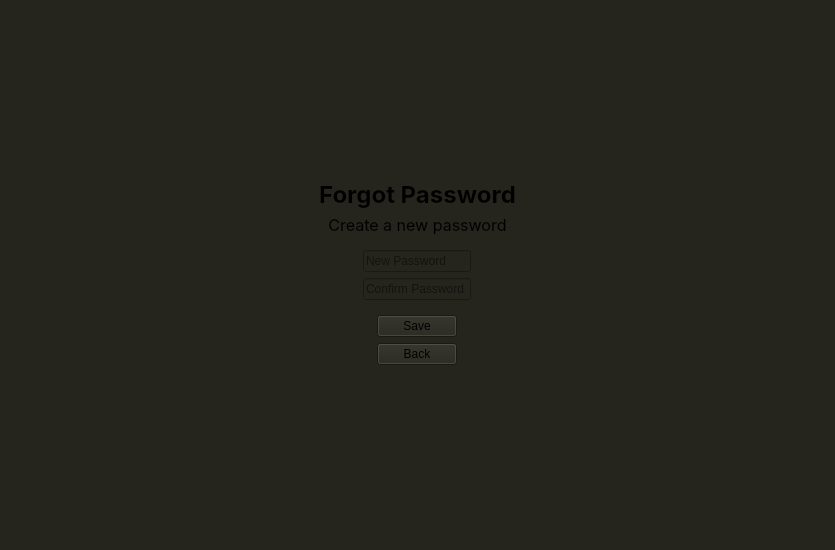
<?xml version="1.0" encoding="UTF-8"?>
<ui version="4.0">
 <class>EnterNewPass</class>
 <widget class="QWidget" name="EnterNewPass">
  <property name="geometry">
   <rect>
    <x>0</x>
    <y>0</y>
    <width>835</width>
    <height>550</height>
   </rect>
  </property>
  <property name="windowTitle">
   <string>Form</string>
  </property>
  <property name="styleSheet">
   <string notr="true">QWidget{background-color: rgb(37, 37, 29);}
QFrame{border: none;}</string>
  </property>
  <layout class="QVBoxLayout" name="verticalLayout">
   <item alignment="Qt::AlignmentFlag::AlignBottom">
    <widget class="QFrame" name="frame">
     <property name="frameShape">
      <enum>QFrame::Shape::StyledPanel</enum>
     </property>
     <property name="frameShadow">
      <enum>QFrame::Shadow::Raised</enum>
     </property>
     <layout class="QVBoxLayout" name="verticalLayout_2">
      <property name="bottomMargin">
       <number>9</number>
      </property>
      <item alignment="Qt::AlignmentFlag::AlignHCenter|Qt::AlignmentFlag::AlignBottom">
       <widget class="QLabel" name="label">
        <property name="sizePolicy">
         <sizepolicy hsizetype="Preferred" vsizetype="Maximum">
          <horstretch>0</horstretch>
          <verstretch>0</verstretch>
         </sizepolicy>
        </property>
        <property name="font">
         <font>
          <family>Inter</family>
          <pointsize>18</pointsize>
          <bold>true</bold>
         </font>
        </property>
        <property name="text">
         <string>Forgot Password</string>
        </property>
        <property name="alignment">
         <set>Qt::AlignmentFlag::AlignBottom|Qt::AlignmentFlag::AlignHCenter</set>
        </property>
       </widget>
      </item>
      <item>
       <widget class="QLabel" name="label_2">
        <property name="sizePolicy">
         <sizepolicy hsizetype="Preferred" vsizetype="Maximum">
          <horstretch>0</horstretch>
          <verstretch>0</verstretch>
         </sizepolicy>
        </property>
        <property name="font">
         <font>
          <family>Inter</family>
          <pointsize>12</pointsize>
          <bold>false</bold>
         </font>
        </property>
        <property name="text">
         <string>Create a new password</string>
        </property>
        <property name="alignment">
         <set>Qt::AlignmentFlag::AlignBottom|Qt::AlignmentFlag::AlignHCenter</set>
        </property>
       </widget>
      </item>
     </layout>
    </widget>
   </item>
   <item alignment="Qt::AlignmentFlag::AlignHCenter">
    <widget class="QLineEdit" name="newPassLineEdit">
     <property name="placeholderText">
      <string>New Password</string>
     </property>
    </widget>
   </item>
   <item alignment="Qt::AlignmentFlag::AlignHCenter">
    <widget class="QLineEdit" name="confirmPassLineEdit">
     <property name="placeholderText">
      <string>Confirm Password</string>
     </property>
    </widget>
   </item>
   <item alignment="Qt::AlignmentFlag::AlignTop">
    <widget class="QFrame" name="frame_2">
     <property name="frameShape">
      <enum>QFrame::Shape::StyledPanel</enum>
     </property>
     <property name="frameShadow">
      <enum>QFrame::Shadow::Raised</enum>
     </property>
     <layout class="QVBoxLayout" name="verticalLayout_3">
      <property name="topMargin">
       <number>9</number>
      </property>
      <item alignment="Qt::AlignmentFlag::AlignHCenter|Qt::AlignmentFlag::AlignTop">
       <widget class="QPushButton" name="saveBtn">
        <property name="text">
         <string>Save</string>
        </property>
       </widget>
      </item>
      <item alignment="Qt::AlignmentFlag::AlignHCenter|Qt::AlignmentFlag::AlignTop">
       <widget class="QPushButton" name="backBtn">
        <property name="text">
         <string>Back</string>
        </property>
       </widget>
      </item>
     </layout>
    </widget>
   </item>
  </layout>
 </widget>
 <resources/>
 <connections/>
</ui>
